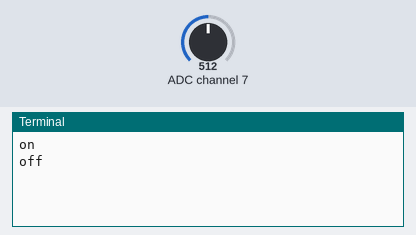
Bench run of a program on a simulated Raspberry Pi (BCM pin numbers). On the bench: the last lines printed to the terminal. Inputs (shaded band) come from the test bench; at power-on: ADC channel 7 = 512 (analog values on the 0–1023 scale).

Above: at 1.2 s.
1.3 s: ADC channel 7 set to 306
At 2.4 s:
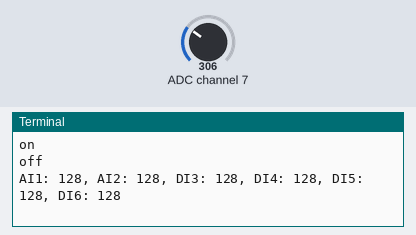
3.5 s: ADC channel 7 set to 122
At 6.8 s:
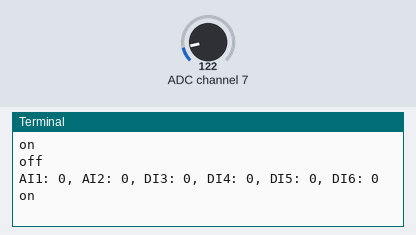

The program:

atmega328p_test.py
```python
# RPi PINOUTS
# MOSI -> GPIO10
# MISO -> GPIO9
# SCK  -> GPIO11
# CE1  -> GPIO7
# CE1  -> GPIO8

# get the GPIO Library and SPI Library
import time
from atmega328p import ATMega328

def main():
    try:
        atmega = ATMega328()
        while True:
            for i in range(0, 11):
                atmega.digitalWrite(i, 0x00)
            print("on")
            time.sleep(1.0)
            for i in range(0, 11):
                atmega.digitalWrite(i, 0x01)
            print("off")
            time.sleep(1.0)
            ai1 = atmega.analogRead(0x00)
            ai2 = atmega.analogRead(0x01)
            di3 = atmega.digitalRead(0x02)
            di4 = atmega.digitalRead(0x03)
            di5 = atmega.digitalRead(0x04)
            di6 = atmega.digitalRead(0x05)
            print("AI1: {ai1}, AI2: {ai2}, DI3: {di3}, DI4: {di4}, DI5: {di5}, DI6: {di6}".format(ai1=ai1, ai2=ai2, di3=di3, di4=di4, di5=di5, di6=di6))
            time.sleep(1.0)
        atmega.close()
    except KeyboardInterrupt:
        # Ctrl+C pressed, so...
        atmega.close()

if __name__ == "__main__":
    main()
#End of the Script
```

atmega328p.py
```python
# RPi PINOUTS
# MOSI -> GPIO10
# MISO -> GPIO9
# SCK  -> GPIO11
# CE1  -> GPIO7
# CE1  -> GPIO8

# get the GPIO Library and SPI Library
import spidev
import time

BAUDRATE_MAX    = 250000
BAUDRATE        = 10000

START           = 0xff
CMD_RESET       = 0x00
CMD_SET_DATA    = 0x01
CMD_GET_DATA    = 0x02

ADDR_AI_FIRST   = 0x00
ADDR_AI_LAST    = 0x01
ADDR_DI_FIRST   = 0x02
ADDR_DI_LAST    = 0x05
ADDR_DO_FIRST   = 0x00
ADDR_DO_LAST    = 0x0a

class ATMega328():

    _instance = None

    @classmethod
    def get_instance(cls):
        if cls._instance is None:
            cls._instance = ATMega328()
        return cls._instance

    def __init__(self):
        #Initialze the SPI
        self.spi = spidev.SpiDev()
        self.spi.open(0,0)
        self.spi.max_speed_hz = BAUDRATE_MAX

    def close(self):
        self.spi.close()

    def digitalWrite(self, addr, value):
        resp = self.spi.xfer([START, CMD_SET_DATA, addr, value, 0], BAUDRATE)

    def digitalRead(self, addr):
        resp = self.spi.xfer([START, CMD_GET_DATA, addr, 0, 0], BAUDRATE)
        return resp[3]

    def analogRead(self, addr):
        resp = self.spi.xfer([START, CMD_GET_DATA, addr, 0, 0], BAUDRATE)
        return resp[3]

    def get_input(self, addr):
        if addr >= ADDR_AI_FIRST and addr <= ADDR_AI_LAST:
            return self.analogRead(addr)
        elif addr >= ADDR_DI_FIRST and addr <= ADDR_DI_LAST:
            return self.digitalRead(addr)

    def set_output(self, addr, value):
        if addr >= ADDR_DO_FIRST and addr <= ADDR_DO_LAST:
            self.digitalWrite(addr, value)
```

Measured:
- after the input at 1.3 s, the terminal: prints a new line after 0.71 s (image 1)
- after the input at 3.5 s, the terminal: prints a new line after 1.5 s (image 2)
